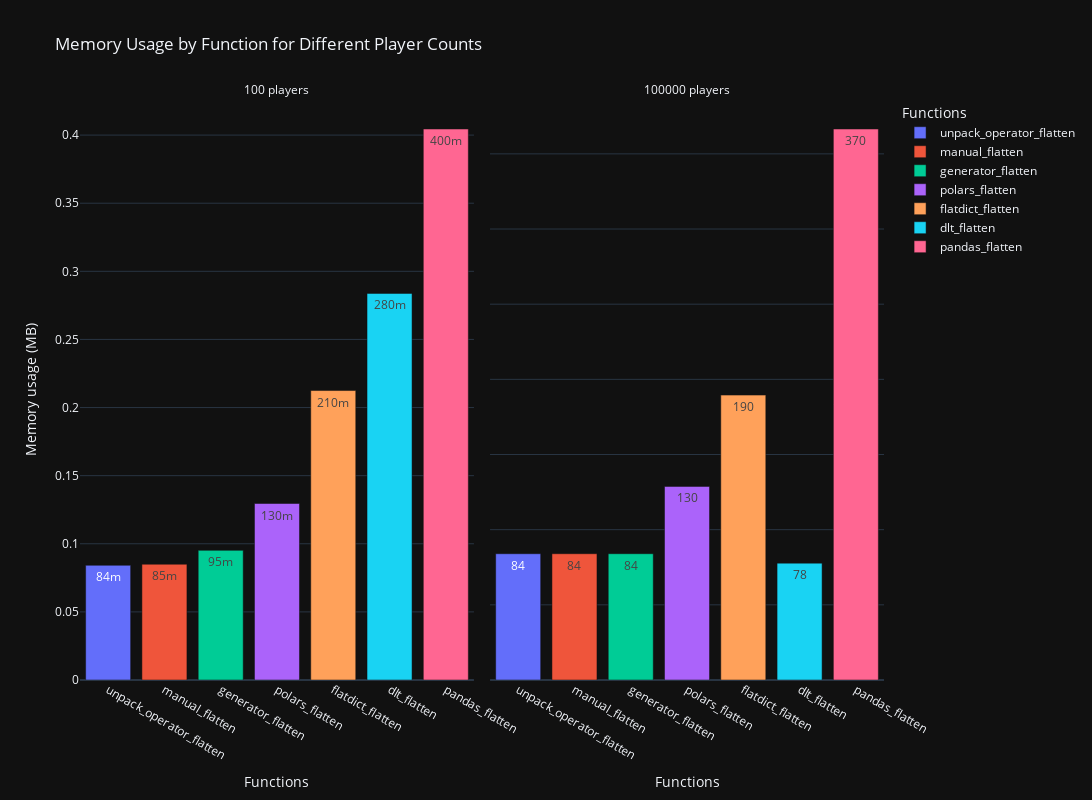

Here is the notebook cell this chart was saved with:
### Code cell
# create a df with only 100 & 100k players columns
df_hundred = df.loc[df['num_players'].isin([100, 100_000])]

# Create a grouped bar chart
fig = px.bar(
    df_hundred.sort_values('memory_in_mb'),
    x='function',
    y='memory_in_mb',
    color='function',
    text_auto='.2s',
    facet_col='num_players',  # Create separate subplot for each player count
    facet_col_wrap=2,  # Number of subplots per row
    title='Memory Usage by Function for Different Player Counts',
    labels=labels,
    template=template,
    height=height,
    width=width,
   
)
# Update facet titles to show player count more clearly
fig.for_each_annotation(lambda a: a.update(text=f"{a.text.split('=')[1]} players"))

# Adjust y-axis ranges independently
for i, num_players in enumerate([100, 100_000]):
    fig.update_yaxes(matches=None)  # Disable y-axis matching

fig.show()

### Figure 1 — Plotly figure (JSON) as saved in the notebook; plotly's stock layout.template omitted (floating-point values rounded to 4 significant figures)
{"data": [{"hovertemplate": "Functions=%{x}<br>Number of players=100<br>Memory usage (MB)=%{y}<extra></extra>", "legendgroup": "unpack_operator_flatten", "marker": {"color": "#636efa", "pattern": {"shape": ""}}, "name": "unpack_operator_flatten", "orientation": "v", "showlegend": true, "textposition": "auto", "texttemplate": "%{y:.2s}", "type": "bar", "x": ["unpack_operator_flatten"], "xaxis": "x", "y": [0.0842], "yaxis": "y"}, {"hovertemplate": "Functions=%{x}<br>Number of players=100000<br>Memory usage (MB)=%{y}<extra></extra>", "legendgroup": "unpack_operator_flatten", "marker": {"color": "#636efa", "pattern": {"shape": ""}}, "name": "unpack_operator_flatten", "orientation": "v", "showlegend": false, "textposition": "auto", "texttemplate": "%{y:.2s}", "type": "bar", "x": ["unpack_operator_flatten"], "xaxis": "x2", "y": [84.0], "yaxis": "y2"}, {"hovertemplate": "Functions=%{x}<br>Number of players=100<br>Memory usage (MB)=%{y}<extra></extra>", "legendgroup": "manual_flatten", "marker": {"color": "#EF553B", "pattern": {"shape": ""}}, "name": "manual_flatten", "orientation": "v", "showlegend": true, "textposition": "auto", "texttemplate": "%{y:.2s}", "type": "bar", "x": ["manual_flatten"], "xaxis": "x", "y": [0.085], "yaxis": "y"}, {"hovertemplate": "Functions=%{x}<br>Number of players=100000<br>Memory usage (MB)=%{y}<extra></extra>", "legendgroup": "manual_flatten", "marker": {"color": "#EF553B", "pattern": {"shape": ""}}, "name": "manual_flatten", "orientation": "v", "showlegend": false, "textposition": "auto", "texttemplate": "%{y:.2s}", "type": "bar", "x": ["manual_flatten"], "xaxis": "x2", "y": [84.0], "yaxis": "y2"}, {"hovertemplate": "Functions=%{x}<br>Number of players=100<br>Memory usage (MB)=%{y}<extra></extra>", "legendgroup": "generator_flatten", "marker": {"color": "#00cc96", "pattern": {"shape": ""}}, "name": "generator_flatten", "orientation": "v", "showlegend": true, "textposition": "auto", "texttemplate": "%{y:.2s}", "type": "bar", "x": ["generator_flatten"], "xaxis": "x", "y": [0.09517], "yaxis": "y"}, {"hovertemplate": "Functions=%{x}<br>Number of players=100000<br>Memory usage (MB)=%{y}<extra></extra>", "legendgroup": "generator_flatten", "marker": {"color": "#00cc96", "pattern": {"shape": ""}}, "name": "generator_flatten", "orientation": "v", "showlegend": false, "textposition": "auto", "texttemplate": "%{y:.2s}", "type": "bar", "x": ["generator_flatten"], "xaxis": "x2", "y": [84.01], "yaxis": "y2"}, {"hovertemplate": "Functions=%{x}<br>Number of players=100<br>Memory usage (MB)=%{y}<extra></extra>", "legendgroup": "polars_flatten", "marker": {"color": "#ab63fa", "pattern": {"shape": ""}}, "name": "polars_flatten", "orientation": "v", "showlegend": true, "textposition": "auto", "texttemplate": "%{y:.2s}", "type": "bar", "x": ["polars_flatten"], "xaxis": "x", "y": [0.1296], "yaxis": "y"}, {"hovertemplate": "Functions=%{x}<br>Number of players=100000<br>Memory usage (MB)=%{y}<extra></extra>", "legendgroup": "polars_flatten", "marker": {"color": "#ab63fa", "pattern": {"shape": ""}}, "name": "polars_flatten", "orientation": "v", "showlegend": false, "textposition": "auto", "texttemplate": "%{y:.2s}", "type": "bar", "x": ["polars_flatten"], "xaxis": "x2", "y": [128.8], "yaxis": "y2"}, {"hovertemplate": "Functions=%{x}<br>Number of players=100<br>Memory usage (MB)=%{y}<extra></extra>", "legendgroup": "flatdict_flatten", "marker": {"color": "#FFA15A", "pattern": {"shape": ""}}, "name": "flatdict_flatten", "orientation": "v", "showlegend": true, "textposition": "auto", "texttemplate": "%{y:.2s}", "type": "bar", "x": ["flatdict_flatten"], "xaxis": "x", "y": [0.2125], "yaxis": "y"}, {"hovertemplate": "Functions=%{x}<br>Number of players=100000<br>Memory usage (MB)=%{y}<extra></extra>", "legendgroup": "flatdict_flatten", "marker": {"color": "#FFA15A", "pattern": {"shape": ""}}, "name": "flatdict_flatten", "orientation": "v", "showlegend": false, "textposition": "auto", "texttemplate": "%{y:.2s}", "type": "bar", "x": ["flatdict_flatten"], "xaxis": "x2", "y": [189.5], "yaxis": "y2"}, {"hovertemplate": "Functions=%{x}<br>Number of players=100<br>Memory usage (MB)=%{y}<extra></extra>", "legendgroup": "dlt_flatten", "marker": {"color": "#19d3f3", "pattern": {"shape": ""}}, "name": "dlt_flatten", "orientation": "v", "showlegend": true, "textposition": "auto", "texttemplate": "%{y:.2s}", "type": "bar", "x": ["dlt_flatten"], "xaxis": "x", "y": [0.2838], "yaxis": "y"}, {"hovertemplate": "Functions=%{x}<br>Number of players=100000<br>Memory usage (MB)=%{y}<extra></extra>", "legendgroup": "dlt_flatten", "marker": {"color": "#19d3f3", "pattern": {"shape": ""}}, "name": "dlt_flatten", "orientation": "v", "showlegend": false, "textposition": "auto", "texttemplate": "%{y:.2s}", "type": "bar", "x": ["dlt_flatten"], "xaxis": "x2", "y": [77.74], "yaxis": "y2"}, {"hovertemplate": "Functions=%{x}<br>Number of players=100<br>Memory usage (MB)=%{y}<extra></extra>", "legendgroup": "pandas_flatten", "marker": {"color": "#FF6692", "pattern": {"shape": ""}}, "name": "pandas_flatten", "orientation": "v", "showlegend": true, "textposition": "auto", "texttemplate": "%{y:.2s}", "type": "bar", "x": ["pandas_flatten"], "xaxis": "x", "y": [0.4045], "yaxis": "y"}, {"hovertemplate": "Functions=%{x}<br>Number of players=100000<br>Memory usage (MB)=%{y}<extra></extra>", "legendgroup": "pandas_flatten", "marker": {"color": "#FF6692", "pattern": {"shape": ""}}, "name": "pandas_flatten", "orientation": "v", "showlegend": false, "textposition": "auto", "texttemplate": "%{y:.2s}", "type": "bar", "x": ["pandas_flatten"], "xaxis": "x2", "y": [366.5], "yaxis": "y2"}], "layout": {"annotations": [{"font": {}, "showarrow": false, "text": "100 players", "x": 0.245, "xanchor": "center", "xref": "paper", "y": 1, "yanchor": "bottom", "yref": "paper"}, {"font": {}, "showarrow": false, "text": "100000 players", "x": 0.755, "xanchor": "center", "xref": "paper", "y": 1, "yanchor": "bottom", "yref": "paper"}], "barmode": "relative", "height": 800, "legend": {"title": {"text": "Functions"}, "tracegroupgap": 0}, "title": {"text": "Memory Usage by Function for Different Player Counts"}, "width": 1200, "xaxis": {"anchor": "y", "categoryarray": ["unpack_operator_flatten", "manual_flatten", "generator_flatten", "polars_flatten", "flatdict_flatten", "dlt_flatten", "pandas_flatten"], "categoryorder": "array", "domain": [0, 0.49], "title": {"text": "Functions"}}, "xaxis2": {"anchor": "y2", "categoryarray": ["unpack_operator_flatten", "manual_flatten", "generator_flatten", "polars_flatten", "flatdict_flatten", "dlt_flatten", "pandas_flatten"], "categoryorder": "array", "domain": [0.51, 1], "matches": "x", "title": {"text": "Functions"}}, "yaxis": {"anchor": "x", "domain": [0, 1], "title": {"text": "Memory usage (MB)"}}, "yaxis2": {"anchor": "x2", "domain": [0, 1], "showticklabels": false}}}
